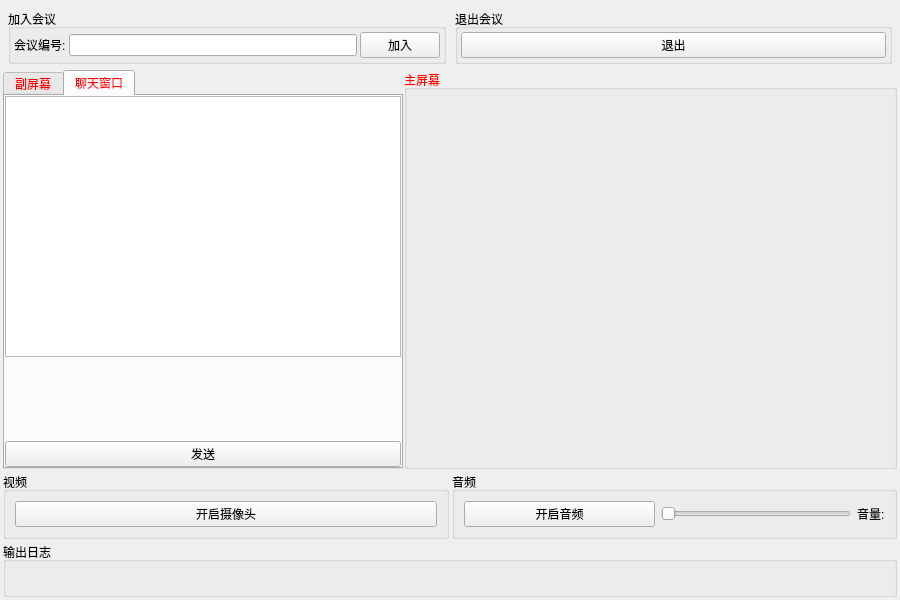
<?xml version="1.0" encoding="UTF-8"?>
<ui version="4.0">
 <class>Widget</class>
 <widget class="QWidget" name="Widget">
  <property name="enabled">
   <bool>true</bool>
  </property>
  <property name="geometry">
   <rect>
    <x>0</x>
    <y>0</y>
    <width>900</width>
    <height>600</height>
   </rect>
  </property>
  <property name="sizePolicy">
   <sizepolicy hsizetype="Preferred" vsizetype="Fixed">
    <horstretch>0</horstretch>
    <verstretch>0</verstretch>
   </sizepolicy>
  </property>
  <property name="minimumSize">
   <size>
    <width>900</width>
    <height>600</height>
   </size>
  </property>
  <property name="windowTitle">
   <string>云会议</string>
  </property>
  <layout class="QVBoxLayout" name="verticalLayout" stretch="0,0,0,0">
   <property name="spacing">
    <number>3</number>
   </property>
   <property name="leftMargin">
    <number>3</number>
   </property>
   <property name="topMargin">
    <number>3</number>
   </property>
   <property name="rightMargin">
    <number>3</number>
   </property>
   <property name="bottomMargin">
    <number>3</number>
   </property>
   <item>
    <layout class="QHBoxLayout" name="horizontalLayout">
     <property name="spacing">
      <number>9</number>
     </property>
     <property name="leftMargin">
      <number>5</number>
     </property>
     <property name="topMargin">
      <number>6</number>
     </property>
     <property name="rightMargin">
      <number>5</number>
     </property>
     <property name="bottomMargin">
      <number>3</number>
     </property>
     <item>
      <widget class="QGroupBox" name="joinmeetBox">
       <property name="sizePolicy">
        <sizepolicy hsizetype="Expanding" vsizetype="Fixed">
         <horstretch>0</horstretch>
         <verstretch>0</verstretch>
        </sizepolicy>
       </property>
       <property name="cursor">
        <cursorShape>ArrowCursor</cursorShape>
       </property>
       <property name="title">
        <string>加入会议</string>
       </property>
       <layout class="QHBoxLayout" name="horizontalLayout_2">
        <property name="spacing">
         <number>3</number>
        </property>
        <property name="leftMargin">
         <number>3</number>
        </property>
        <property name="topMargin">
         <number>3</number>
        </property>
        <property name="rightMargin">
         <number>3</number>
        </property>
        <property name="bottomMargin">
         <number>3</number>
        </property>
        <item>
         <widget class="QLabel" name="joinmeet_label">
          <property name="text">
           <string>会议编号:</string>
          </property>
         </widget>
        </item>
        <item>
         <widget class="QLineEdit" name="meetno"/>
        </item>
        <item>
         <widget class="QPushButton" name="joinmeetBtn">
          <property name="cursor">
           <cursorShape>ArrowCursor</cursorShape>
          </property>
          <property name="text">
           <string>加入</string>
          </property>
         </widget>
        </item>
       </layout>
      </widget>
     </item>
     <item>
      <widget class="QGroupBox" name="exitmeetBox">
       <property name="sizePolicy">
        <sizepolicy hsizetype="Expanding" vsizetype="Fixed">
         <horstretch>0</horstretch>
         <verstretch>0</verstretch>
        </sizepolicy>
       </property>
       <property name="cursor">
        <cursorShape>ArrowCursor</cursorShape>
       </property>
       <property name="title">
        <string>退出会议</string>
       </property>
       <layout class="QHBoxLayout" name="horizontalLayout_4">
        <property name="spacing">
         <number>3</number>
        </property>
        <property name="leftMargin">
         <number>3</number>
        </property>
        <property name="topMargin">
         <number>3</number>
        </property>
        <property name="rightMargin">
         <number>3</number>
        </property>
        <property name="bottomMargin">
         <number>3</number>
        </property>
        <item>
         <widget class="QPushButton" name="exitmeetBtn">
          <property name="cursor">
           <cursorShape>ArrowCursor</cursorShape>
          </property>
          <property name="text">
           <string>退出</string>
          </property>
         </widget>
        </item>
       </layout>
      </widget>
     </item>
    </layout>
   </item>
   <item>
    <layout class="QHBoxLayout" name="horizontalLayout_5">
     <property name="spacing">
      <number>1</number>
     </property>
     <item>
      <widget class="QTabWidget" name="tabWidget">
       <property name="sizePolicy">
        <sizepolicy hsizetype="Minimum" vsizetype="Expanding">
         <horstretch>0</horstretch>
         <verstretch>0</verstretch>
        </sizepolicy>
       </property>
       <property name="minimumSize">
        <size>
         <width>400</width>
         <height>0</height>
        </size>
       </property>
       <property name="palette">
        <palette>
         <active>
          <colorrole role="WindowText">
           <brush brushstyle="SolidPattern">
            <color alpha="255">
             <red>255</red>
             <green>0</green>
             <blue>0</blue>
            </color>
           </brush>
          </colorrole>
          <colorrole role="Text">
           <brush brushstyle="SolidPattern">
            <color alpha="255">
             <red>255</red>
             <green>0</green>
             <blue>0</blue>
            </color>
           </brush>
          </colorrole>
          <colorrole role="PlaceholderText">
           <brush brushstyle="SolidPattern">
            <color alpha="128">
             <red>255</red>
             <green>0</green>
             <blue>0</blue>
            </color>
           </brush>
          </colorrole>
         </active>
         <inactive>
          <colorrole role="WindowText">
           <brush brushstyle="SolidPattern">
            <color alpha="255">
             <red>255</red>
             <green>0</green>
             <blue>0</blue>
            </color>
           </brush>
          </colorrole>
          <colorrole role="Text">
           <brush brushstyle="SolidPattern">
            <color alpha="255">
             <red>255</red>
             <green>0</green>
             <blue>0</blue>
            </color>
           </brush>
          </colorrole>
          <colorrole role="PlaceholderText">
           <brush brushstyle="SolidPattern">
            <color alpha="128">
             <red>255</red>
             <green>0</green>
             <blue>0</blue>
            </color>
           </brush>
          </colorrole>
         </inactive>
         <disabled>
          <colorrole role="WindowText">
           <brush brushstyle="SolidPattern">
            <color alpha="255">
             <red>120</red>
             <green>120</green>
             <blue>120</blue>
            </color>
           </brush>
          </colorrole>
          <colorrole role="Text">
           <brush brushstyle="SolidPattern">
            <color alpha="255">
             <red>120</red>
             <green>120</green>
             <blue>120</blue>
            </color>
           </brush>
          </colorrole>
          <colorrole role="PlaceholderText">
           <brush brushstyle="SolidPattern">
            <color alpha="128">
             <red>0</red>
             <green>0</green>
             <blue>0</blue>
            </color>
           </brush>
          </colorrole>
         </disabled>
        </palette>
       </property>
       <property name="tabShape">
        <enum>QTabWidget::TabShape::Rounded</enum>
       </property>
       <property name="currentIndex">
        <number>1</number>
       </property>
       <property name="usesScrollButtons">
        <bool>true</bool>
       </property>
       <widget class="QWidget" name="tab_5">
        <attribute name="title">
         <string>副屏幕</string>
        </attribute>
        <layout class="QVBoxLayout" name="verticalLayout_5">
         <property name="spacing">
          <number>0</number>
         </property>
         <property name="leftMargin">
          <number>0</number>
         </property>
         <property name="topMargin">
          <number>0</number>
         </property>
         <property name="rightMargin">
          <number>0</number>
         </property>
         <property name="bottomMargin">
          <number>0</number>
         </property>
         <item>
          <widget class="QScrollArea" name="scrollArea">
           <property name="lineWidth">
            <number>0</number>
           </property>
           <property name="widgetResizable">
            <bool>true</bool>
           </property>
           <widget class="QWidget" name="scrollAreaWidgetContents">
            <property name="geometry">
             <rect>
              <x>0</x>
              <y>0</y>
              <width>394</width>
              <height>364</height>
             </rect>
            </property>
            <property name="sizePolicy">
             <sizepolicy hsizetype="Expanding" vsizetype="Expanding">
              <horstretch>0</horstretch>
              <verstretch>0</verstretch>
             </sizepolicy>
            </property>
            <layout class="QVBoxLayout" name="verticalLayout_3">
             <property name="spacing">
              <number>3</number>
             </property>
             <property name="leftMargin">
              <number>0</number>
             </property>
             <property name="topMargin">
              <number>0</number>
             </property>
             <property name="rightMargin">
              <number>0</number>
             </property>
             <property name="bottomMargin">
              <number>0</number>
             </property>
            </layout>
           </widget>
          </widget>
         </item>
        </layout>
       </widget>
       <widget class="QWidget" name="tab_6">
        <property name="sizePolicy">
         <sizepolicy hsizetype="Expanding" vsizetype="Expanding">
          <horstretch>0</horstretch>
          <verstretch>0</verstretch>
         </sizepolicy>
        </property>
        <attribute name="title">
         <string>聊天窗口</string>
        </attribute>
        <layout class="QVBoxLayout" name="verticalLayout_6">
         <property name="spacing">
          <number>2</number>
         </property>
         <property name="leftMargin">
          <number>0</number>
         </property>
         <property name="topMargin">
          <number>0</number>
         </property>
         <property name="rightMargin">
          <number>0</number>
         </property>
         <property name="bottomMargin">
          <number>0</number>
         </property>
         <item>
          <widget class="QListWidget" name="listWidget">
           <property name="focusPolicy">
            <enum>Qt::FocusPolicy::NoFocus</enum>
           </property>
           <property name="horizontalScrollBarPolicy">
            <enum>Qt::ScrollBarPolicy::ScrollBarAlwaysOff</enum>
           </property>
           <property name="sizeAdjustPolicy">
            <enum>QAbstractScrollArea::SizeAdjustPolicy::AdjustToContents</enum>
           </property>
           <property name="autoScrollMargin">
            <number>0</number>
           </property>
           <property name="itemAlignment">
            <set>Qt::AlignmentFlag::AlignLeading|Qt::AlignmentFlag::AlignLeft|Qt::AlignmentFlag::AlignRight|Qt::AlignmentFlag::AlignTrailing</set>
           </property>
          </widget>
         </item>
         <item>
          <widget class="MyTextEdit" name="plainTextEdit" native="true">
           <property name="sizePolicy">
            <sizepolicy hsizetype="Minimum" vsizetype="Expanding">
             <horstretch>0</horstretch>
             <verstretch>0</verstretch>
            </sizepolicy>
           </property>
           <property name="maximumSize">
            <size>
             <width>16777215</width>
             <height>80</height>
            </size>
           </property>
           <property name="palette">
            <palette>
             <active>
              <colorrole role="WindowText">
               <brush brushstyle="SolidPattern">
                <color alpha="255">
                 <red>0</red>
                 <green>0</green>
                 <blue>0</blue>
                </color>
               </brush>
              </colorrole>
              <colorrole role="Text">
               <brush brushstyle="SolidPattern">
                <color alpha="255">
                 <red>0</red>
                 <green>0</green>
                 <blue>0</blue>
                </color>
               </brush>
              </colorrole>
              <colorrole role="PlaceholderText">
               <brush brushstyle="NoBrush">
                <color alpha="128">
                 <red>0</red>
                 <green>0</green>
                 <blue>0</blue>
                </color>
               </brush>
              </colorrole>
             </active>
             <inactive>
              <colorrole role="WindowText">
               <brush brushstyle="SolidPattern">
                <color alpha="255">
                 <red>0</red>
                 <green>0</green>
                 <blue>0</blue>
                </color>
               </brush>
              </colorrole>
              <colorrole role="Text">
               <brush brushstyle="SolidPattern">
                <color alpha="255">
                 <red>0</red>
                 <green>0</green>
                 <blue>0</blue>
                </color>
               </brush>
              </colorrole>
              <colorrole role="PlaceholderText">
               <brush brushstyle="NoBrush">
                <color alpha="128">
                 <red>0</red>
                 <green>0</green>
                 <blue>0</blue>
                </color>
               </brush>
              </colorrole>
             </inactive>
             <disabled>
              <colorrole role="WindowText">
               <brush brushstyle="SolidPattern">
                <color alpha="255">
                 <red>120</red>
                 <green>120</green>
                 <blue>120</blue>
                </color>
               </brush>
              </colorrole>
              <colorrole role="Text">
               <brush brushstyle="SolidPattern">
                <color alpha="255">
                 <red>120</red>
                 <green>120</green>
                 <blue>120</blue>
                </color>
               </brush>
              </colorrole>
              <colorrole role="PlaceholderText">
               <brush brushstyle="NoBrush">
                <color alpha="128">
                 <red>0</red>
                 <green>0</green>
                 <blue>0</blue>
                </color>
               </brush>
              </colorrole>
             </disabled>
            </palette>
           </property>
           <property name="font">
            <font>
             <family>Microsoft YaHei</family>
             <pointsize>12</pointsize>
            </font>
           </property>
           <property name="centerOnScroll" stdset="0">
            <bool>false</bool>
           </property>
           <property name="placeholderText" stdset="0">
            <string>@对方可私信</string>
           </property>
          </widget>
         </item>
         <item>
          <widget class="QPushButton" name="sendmsg">
           <property name="text">
            <string>发送</string>
           </property>
          </widget>
         </item>
        </layout>
       </widget>
      </widget>
     </item>
     <item>
      <widget class="QGroupBox" name="groupBox_2">
       <property name="sizePolicy">
        <sizepolicy hsizetype="Expanding" vsizetype="Expanding">
         <horstretch>0</horstretch>
         <verstretch>0</verstretch>
        </sizepolicy>
       </property>
       <property name="palette">
        <palette>
         <active>
          <colorrole role="WindowText">
           <brush brushstyle="SolidPattern">
            <color alpha="255">
             <red>255</red>
             <green>0</green>
             <blue>0</blue>
            </color>
           </brush>
          </colorrole>
         </active>
         <inactive>
          <colorrole role="WindowText">
           <brush brushstyle="SolidPattern">
            <color alpha="255">
             <red>255</red>
             <green>0</green>
             <blue>0</blue>
            </color>
           </brush>
          </colorrole>
         </inactive>
         <disabled>
          <colorrole role="WindowText">
           <brush brushstyle="SolidPattern">
            <color alpha="255">
             <red>120</red>
             <green>120</green>
             <blue>120</blue>
            </color>
           </brush>
          </colorrole>
         </disabled>
        </palette>
       </property>
       <property name="title">
        <string>主屏幕</string>
       </property>
       <layout class="QGridLayout" name="gridLayout">
        <property name="leftMargin">
         <number>0</number>
        </property>
        <property name="topMargin">
         <number>0</number>
        </property>
        <property name="rightMargin">
         <number>0</number>
        </property>
        <property name="bottomMargin">
         <number>0</number>
        </property>
        <property name="spacing">
         <number>0</number>
        </property>
        <item row="0" column="0">
         <widget class="QLabel" name="mainshow_label">
          <property name="sizePolicy">
           <sizepolicy hsizetype="Expanding" vsizetype="Expanding">
            <horstretch>0</horstretch>
            <verstretch>0</verstretch>
           </sizepolicy>
          </property>
          <property name="text">
           <string/>
          </property>
          <property name="openExternalLinks">
           <bool>false</bool>
          </property>
         </widget>
        </item>
       </layout>
      </widget>
     </item>
    </layout>
   </item>
   <item>
    <layout class="QHBoxLayout" name="horizontalLayout_6">
     <item>
      <widget class="QGroupBox" name="groupBox_5">
       <property name="sizePolicy">
        <sizepolicy hsizetype="Expanding" vsizetype="Preferred">
         <horstretch>0</horstretch>
         <verstretch>0</verstretch>
        </sizepolicy>
       </property>
       <property name="title">
        <string>视频</string>
       </property>
       <layout class="QHBoxLayout" name="horizontalLayout_9">
        <item>
         <widget class="QPushButton" name="openVedio">
          <property name="text">
           <string>开启摄像头</string>
          </property>
         </widget>
        </item>
       </layout>
      </widget>
     </item>
     <item>
      <widget class="QGroupBox" name="groupBox_6">
       <property name="title">
        <string>音频</string>
       </property>
       <layout class="QHBoxLayout" name="horizontalLayout_8">
        <item>
         <widget class="QPushButton" name="openAudio">
          <property name="sizePolicy">
           <sizepolicy hsizetype="Expanding" vsizetype="Fixed">
            <horstretch>0</horstretch>
            <verstretch>0</verstretch>
           </sizepolicy>
          </property>
          <property name="text">
           <string>开启音频</string>
          </property>
         </widget>
        </item>
        <item>
         <widget class="QSlider" name="horizontalSlider">
          <property name="orientation">
           <enum>Qt::Orientation::Horizontal</enum>
          </property>
         </widget>
        </item>
        <item>
         <widget class="QLabel" name="label_3">
          <property name="text">
           <string>音量:</string>
          </property>
         </widget>
        </item>
       </layout>
      </widget>
     </item>
    </layout>
   </item>
   <item>
    <widget class="QGroupBox" name="groupBox_3">
     <property name="sizePolicy">
      <sizepolicy hsizetype="Expanding" vsizetype="Fixed">
       <horstretch>0</horstretch>
       <verstretch>0</verstretch>
      </sizepolicy>
     </property>
     <property name="title">
      <string>输出日志</string>
     </property>
     <layout class="QVBoxLayout" name="verticalLayout_2">
      <property name="spacing">
       <number>6</number>
      </property>
      <property name="leftMargin">
       <number>9</number>
      </property>
      <property name="topMargin">
       <number>9</number>
      </property>
      <property name="rightMargin">
       <number>9</number>
      </property>
      <property name="bottomMargin">
       <number>9</number>
      </property>
      <item>
       <widget class="QLabel" name="outlog">
        <property name="sizePolicy">
         <sizepolicy hsizetype="Expanding" vsizetype="Preferred">
          <horstretch>0</horstretch>
          <verstretch>0</verstretch>
         </sizepolicy>
        </property>
        <property name="palette">
         <palette>
          <active>
           <colorrole role="WindowText">
            <brush brushstyle="SolidPattern">
             <color alpha="255">
              <red>255</red>
              <green>0</green>
              <blue>0</blue>
             </color>
            </brush>
           </colorrole>
          </active>
          <inactive>
           <colorrole role="WindowText">
            <brush brushstyle="SolidPattern">
             <color alpha="255">
              <red>255</red>
              <green>0</green>
              <blue>0</blue>
             </color>
            </brush>
           </colorrole>
          </inactive>
          <disabled>
           <colorrole role="WindowText">
            <brush brushstyle="SolidPattern">
             <color alpha="255">
              <red>120</red>
              <green>120</green>
              <blue>120</blue>
             </color>
            </brush>
           </colorrole>
          </disabled>
         </palette>
        </property>
        <property name="text">
         <string/>
        </property>
       </widget>
      </item>
     </layout>
    </widget>
   </item>
  </layout>
 </widget>
 <customwidgets>
  <customwidget>
   <class>MyTextEdit</class>
   <extends>QWidget</extends>
   <header location="global">text/mytextedit.h</header>
  </customwidget>
 </customwidgets>
 <resources/>
 <connections/>
</ui>
